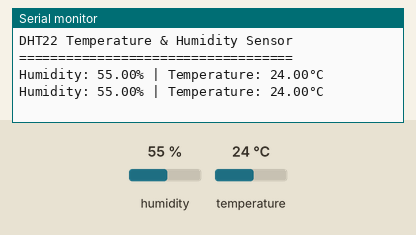
The sketch below on a simulated Arduino Uno, built with avr-gcc and run on an emulated ATmega328P. On the bench: the last lines printed to the serial monitor. The test bench sets the inputs (shaded band); at power-on: humidity 55 %, temperature 24 °C.

Above: at 4.8 s.
4.9 s: humidity set to 22 %
At 7.1 s:
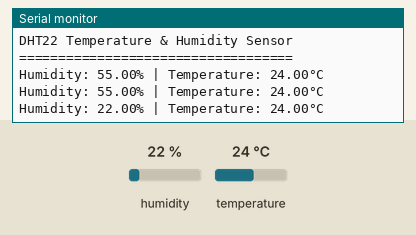
7.9 s: temperature set to 12 °C
At 8.9 s:
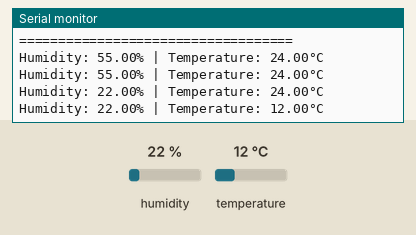
10.9 s: humidity set to 40 %
At 13.5 s:
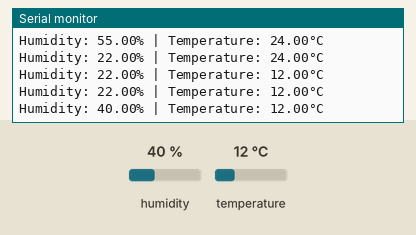
Timing chart, 0 to 15.0 s (numbered marks = the images above; inputs shaded):
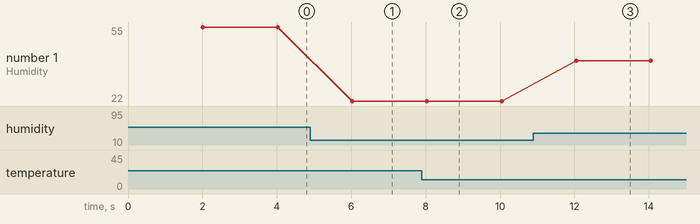

The sketch:

dht_sensor.ino
```cpp
// DHT22 Temperature and Humidity Sensor Example
// Connect DHT22 to pin 2

#include <DHT.h>

#define DHT_PIN 2
#define DHT_TYPE DHT22

DHT dht(DHT_PIN, DHT_TYPE);

void setup() {
  Serial.begin(9600);
  Serial.println("DHT22 Temperature & Humidity Sensor");
  Serial.println("===================================");

  dht.begin();
}

void loop() {
  delay(2000);  // Wait 2 seconds between readings

  float humidity = dht.readHumidity();
  float temperature = dht.readTemperature();

  if (isnan(humidity) || isnan(temperature)) {
    Serial.println("Failed to read from DHT sensor!");
    return;
  }

  Serial.print("Humidity: ");
  Serial.print(humidity);
  Serial.print("% | Temperature: ");
  Serial.print(temperature);
  Serial.println("°C");
}
```

Measured:
- after the input at 4.9 s, the serial monitor: prints a new line after 1.1 s (image 1)
- after the input at 7.9 s, the serial monitor: prints a new line after 0.13 s (image 2)
- after the input at 10.9 s, the serial monitor: prints a new line after 1.1 s (image 3)
- plotted number 1: 55 → 22 after the input at 4.9 s, 22 → 40 after the input at 10.9 s
